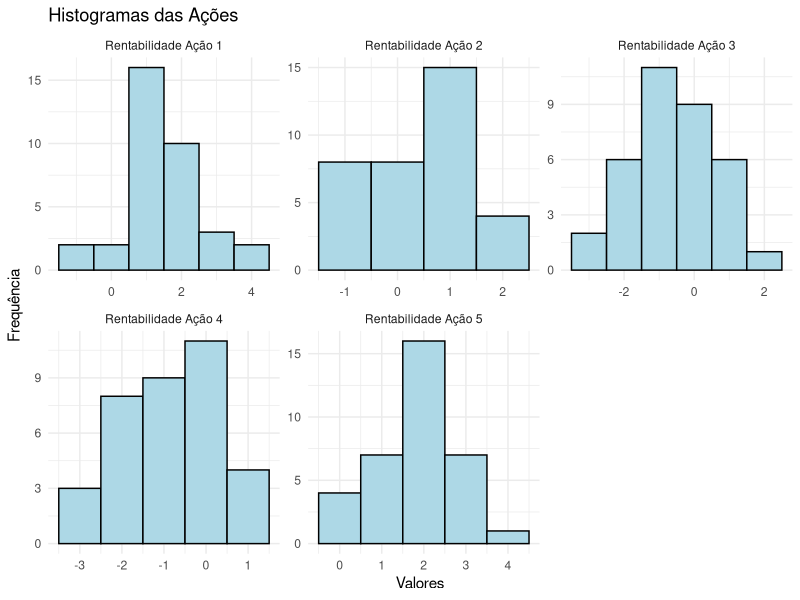
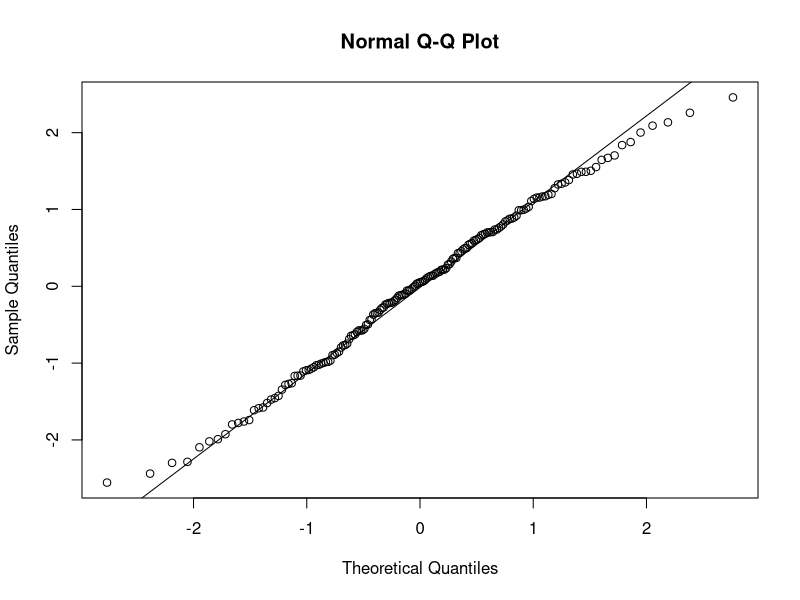
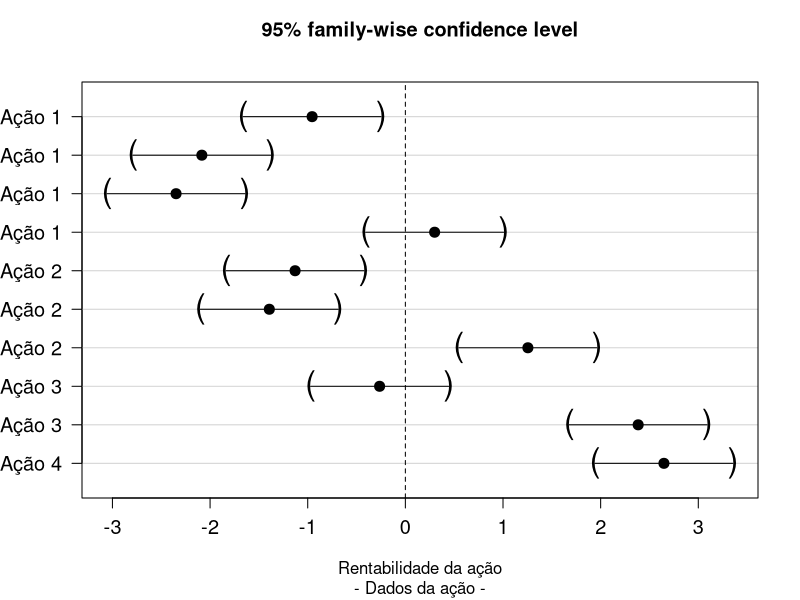

These figures' R source, in order:
# Carregar o arquivo CSV
dados <- read.csv("DadosAcoesGrupoG.csv", header = FALSE)

# Renomear as colunas
colnames(dados) <- c("Ação 1", "Ação 2", "Ação 3", "Ação 4", "Ação 5")

# Criar um novo data.frame para rentabilidades
rentabilidade <- data.frame(matrix(NA, nrow = nrow(dados), ncol = ncol(dados)))
colnames(rentabilidade) <- paste0("Rentabilidade ", colnames(dados))

# Calcular a rentabilidade para cada coluna
for (i in 1:ncol(dados)) {
  # Cálculo da rentabilidade: (valor atual - valor anterior) / valor anterior
  rentabilidade[1:(nrow(dados) - 1), i] <- (dados[1:(nrow(dados) - 1), i] - dados[2:nrow(dados), i]) / dados[2:nrow(dados), i]
}

library(ggplot2)
library(reshape2)

# Transformar o data frame em formato longo para usar com ggplot
# rentabilidade
rentabilidade <- na.omit(rentabilidade)
rentabilidade_classificada <- melt(rentabilidade*100, variable.name = "Ação", value.name = "Valor")

# Plotar histogramas para cada coluna
ggplot(rentabilidade_classificada, aes(x = Valor)) +
  geom_histogram(binwidth = 1, fill = "lightblue", color = "black") +
  facet_wrap(~Ação, scales = "free") +
  labs(title = "Histogramas das Ações", x = "Valores", y = "Frequência") +
  theme_minimal()

rentabilidade_classificada$Ação <- as.factor(rentabilidade_classificada$Ação)


# Computational modeling and analysis
my.model <- aov(Valor ~ Ação, 
                data = rentabilidade_classificada)
summary.aov(my.model)


# Verificação de premissas
# Residuals
my.model$residuals


# Check normality
shapiro.test(my.model$residuals)


# library(car)
# png(filename = "../figs/paperqq.png",
#     width = 600, height = 600, 
#     bg = "transparent")


qqnorm(my.model$residuals)
qqline(my.model$residuals)

# Check homoscedasticity
fligner.test(rentabilidade_classificada$Valor ~ rentabilidade_classificada$Ação, 
             data = rentabilidade_classificada)


## Multiple comparisons

# Situation 1: all vs. all
library(multcomp)
# rentabilidade_classificada.Ação <- rentabilidade_classificada$Ação

m <- mcp(Ação="Tukey")
mc1    <- glht(my.model, linfct=m)
mc1_CI <- confint(mc1, level = 0.95)
plot(mc1_CI, 
     xlab       = "Rentabilidade da ação",
     sub        = "- Dados da ação -",
     cex.axis   = 1.2,
     cex        = 2)

# A ação 5 e a 1 são as melhores! Recomendamos a 5 pois ela se sobressai mais
# que a 1, que possui valores negativos conforme visto no histograma 

## Sample size calculations for anova
a       <- 4
alpha   <- 0.05
sigma   <- sd(rentabilidade_classificada$Valor)
delta   <- 1.618  # Razão áurea
beta    <- 0.2

# Case 1: two levels symmetrically biased about the grand mean
tau <- c(-delta / 2, 
         delta / 2, 
         rep(0, a - 2)) # define tau vector
vartau <- var(tau)  # variance between groups
power.anova.test(groups      = 4, 
                 between.var = vartau, 
                 within.var  = sigma ^ 2, 
                 sig.level   = alpha, 
                 power       = 1 - beta)$n

#qqPlot(my.model$residuals, 
#       pch = 16, 
#       lwd = 3, 
#       cex = 2, 
#       las = 1)

# Adicionar as rentabilidades ao dataset original
# dados_com_rentabilidade <- cbind(dados, rentabilidade)

# Salvar o resultado em um novo arquivo
# write.csv(dados_com_rentabilidade, "Dados_Com_Rentabilidade.csv", row.names = FALSE)

# print("Cálculo de rentabilidade realizado e arquivo salvo como 'Dados_Com_Rentabilidade.csv'")
